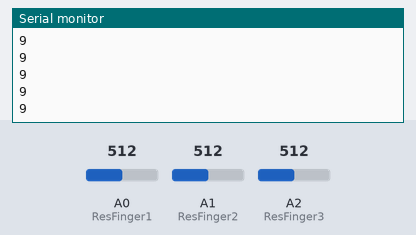
The sketch below on a simulated Arduino Uno, built with avr-gcc and run on an emulated ATmega328P. On the bench: the last lines printed to the serial monitor. The inputs (shaded band) are chosen by the test bench; at power-on: A0 (ResFinger1) = 512, A1 (ResFinger2) = 512, A2 (ResFinger3) = 512.

Above: at 1.2 s.
1.3 s: A0 (ResFinger1) set to 716
At 1.4 s:
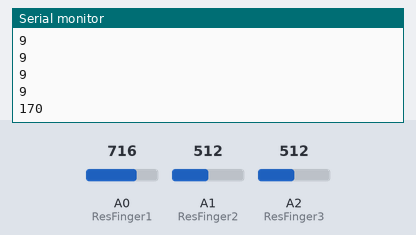
2.8 s: A0 (ResFinger1) set to 511
At 2.8 s:
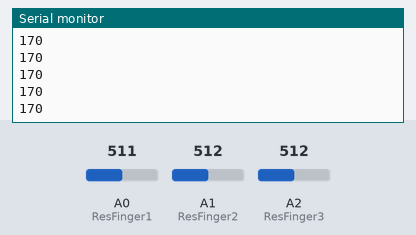
Timing chart, 0 to 5.8 s (numbered marks = the images above; inputs shaded):
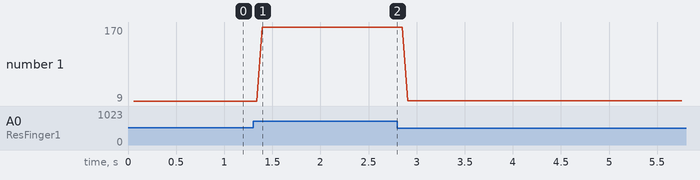

The sketch:

Styrehanske.ino
```cpp
#include <SoftwareSerial.h>
SoftwareSerial SUART(9,10); //Rx and tx


int ResFinger1   = A0;  // Variables of the analog read form the flex sensors connected to the analog pins of Arduino LilyPad
int ResFinger2   = A1;
int ResFinger3   = A2;

int VibFinger1 = 3; //Pins for the vibrators
int VibFinger2 = 4;
int Vibfinger3 = 5;

byte startPackage2;

int OpenedFinger1   =0; // Variables of the values when the hand is completely opened
int OpenedFinger2   =0; // This is needed for a continuous calibration
int OpenedFinger3   =0;


int ClosedFinger1;      // Variables of the values when the hand is completely closed
int ClosedFinger2;      // We can't set it to zero since that the minimum value reached
int ClosedFinger3;      // in the analog read never reach zero. We'll assign the value of
// a first analog read, then the program in the loop will automatically  assing lower values

int Finger1_1   =0;       // Variables of the values to send
int Finger2_1   =0;
int Finger3_1   =0;
int Finger1_2   =0;
int Finger2_2   =0;
int Finger3_2   =0;

int Finger1 =0; //Res sensor values
int Finger2 =0;
int Finger3 =0;
void setup()
{
  Serial.begin(9600);   // Activating serial communication, using serialsoftware.h
  SUART.begin(9600);

  pinMode(ResFinger1,   INPUT);   // The variables of the sensor are set as input
  pinMode(ResFinger2,   INPUT);
  pinMode(ResFinger3,   INPUT);


  ClosedFinger1   = analogRead(ResFinger1);
  ClosedFinger2   = analogRead(ResFinger2);
  ClosedFinger3   = analogRead(ResFinger3);

}

void loop()
{
  Finger1   = analogRead(ResFinger1);
  Finger2   = analogRead(ResFinger2);
  Finger3   = analogRead(ResFinger3);


  if(Finger1   > OpenedFinger1)   // Calibration reading and setting the maximum values. This needs you to completely open your hand a few times
  OpenedFinger1   = Finger1;
  if(Finger2   > OpenedFinger2)
  OpenedFinger2   = Finger2;
  if(Finger3  >  OpenedFinger3)
  OpenedFinger3  = Finger3;


  if(Finger1   < ClosedFinger1)  // Calibration reading and setting the minimum values. This needs you to completely close your hand a few times
  ClosedFinger1   = Finger1;
  if(Finger2   < ClosedFinger2)
  ClosedFinger2   = Finger2;
  if(Finger3  < ClosedFinger3)
  ClosedFinger3  = Finger3;


  Finger1_1   = map(Finger1  ,ClosedFinger1  ,OpenedFinger1  ,10,170);  // The analog read has to be readapted in values between 0 and 180 to be used by the servomotors.
  Finger2_1   = map(Finger2  ,ClosedFinger2  ,OpenedFinger2  ,10,170);  // The minimum and maximum values from the calibrations are used to correctly set the analog reads.
  Finger3_1   = map(Finger3  ,ClosedFinger3  ,OpenedFinger3  ,10,170);
  Finger1_2   = map(Finger1  ,ClosedFinger1  ,OpenedFinger1  ,0,70);
  Finger2_2   = map(Finger2  ,ClosedFinger2  ,OpenedFinger2  ,0,70);
  Finger3_2   = map(Finger3  ,ClosedFinger3  ,OpenedFinger3  ,0,70);

  SUART.write("<");        // This character represent the beginning of the package of the three values
  SUART.write(Finger1_1);    // The values are sent via the Tx pin (the digital pin 10)
  SUART.write(Finger2_1);
  SUART.write(Finger3_1);
  SUART.write(Finger1_2);
  SUART.write(Finger2_2);
  SUART.write(Finger3_2);

  delay(50);
  Serial.println(Finger1_1);

}
```

Measured:
- after the input at 1.3 s, the serial monitor: prints a new line after 0.09 s (image 1)
- plotted number 1: 9 → 170 after the input at 1.3 s, 170 → 10 after the input at 2.8 s
